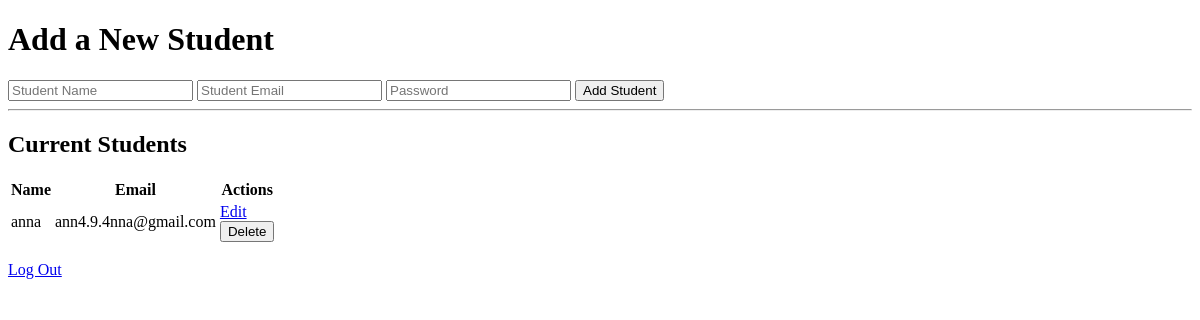
Before: / with the older database file.
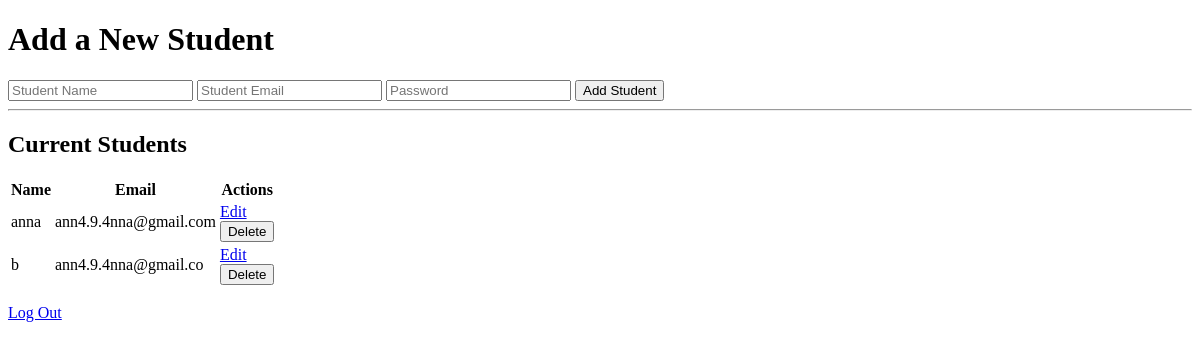
After: the same page with the newer database file.
### app.py (models this page shows, shortened)
class Student(db.Model):
    id = db.Column(db.Integer, primary_key=True)
    name = db.Column(db.String(100), nullable=False)
    email = db.Column(db.String(100), unique=True, nullable=False)
    password = db.Column(db.String(100), nullable=False)

### app.py (the view)
@app.route('/', methods=['GET'])
def index():
    students= Student.query.order_by(Student.name).all()
    return render_template('index.html', students=students)

### templates/index.html (shortened to what this page needs)
<!DOCTYPE html>
<html lang="en">
    <head>
        <link rel="stylesheet" href="{{ url_for('static', filename='style.css') }}">
    </head>
    <body>
    <div class="container">
        <h1>Add a New Student</h1>
        <form action="{{ url_for('add_student') }}" method="POST">
            <input type="text" name="name" placeholder="Student Name" required>
            <input type="email" name="email" placeholder="Student Email" required>
            <input type="password" name="password" placeholder="Password" required>
            <button type="submit">Add Student</button>
        </form>
    <hr>
    <h2>Current Students</h2>
    {% if students|length < 1 %}
        <p>There are no students to display yet. Please add one above!</p>
    {% else %}
    <table>
        <thead>
            <tr>
                <th>Name</th>
                <th>Email</th>
                <th>Actions</th>
            </tr>
        </thead>
        <tbody>
            {% for student in students %}
            <tr>
                <td>{{student.name}}</td>
                <td>{{student.email}}</td>
                <td>
                    <a class="action_button" href="{{ url_for('update_student', student_id=student.id) }}">Edit</a>
                    <form action="{{ url_for('delete_student', student_id=student.id) }}" method="POST"">
                        <button type="submit" class="action_button" onclick="return confirm('Are you sure you want to delete this student?')">Delete</button>
                    </form>
                </td>
            </tr>
            {% endfor %}
        </tbody>
    </table>
    {% endif %}
    <p><a href="{{url_for('login')}}" </p>
    <p><a href="{{ url_for('logout')}}">Log Out</a></p>
</div>
    </body>
</html>

### static/css/style.css (style rules this page uses)
.action_button { display: inline; }

Changed rows visible on the page:
added Student: name "b", email "ann4.9.4nna@gmail.co"
